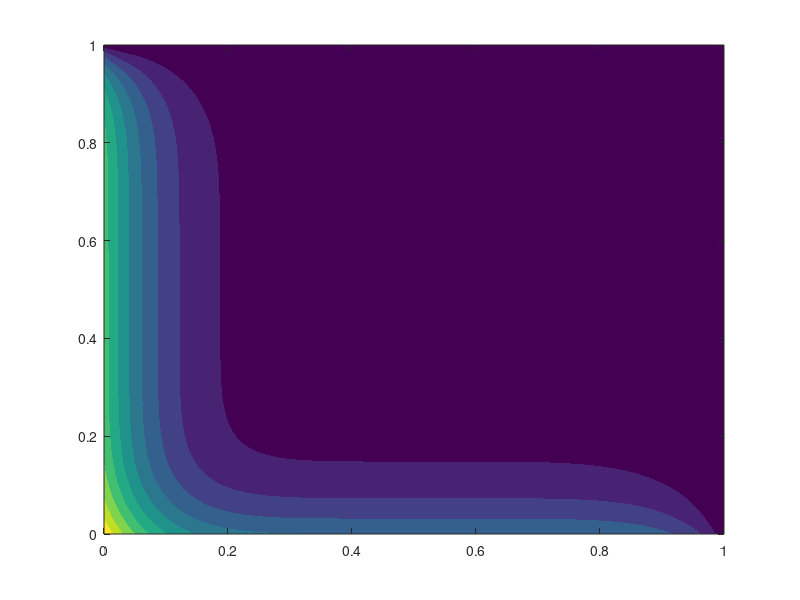
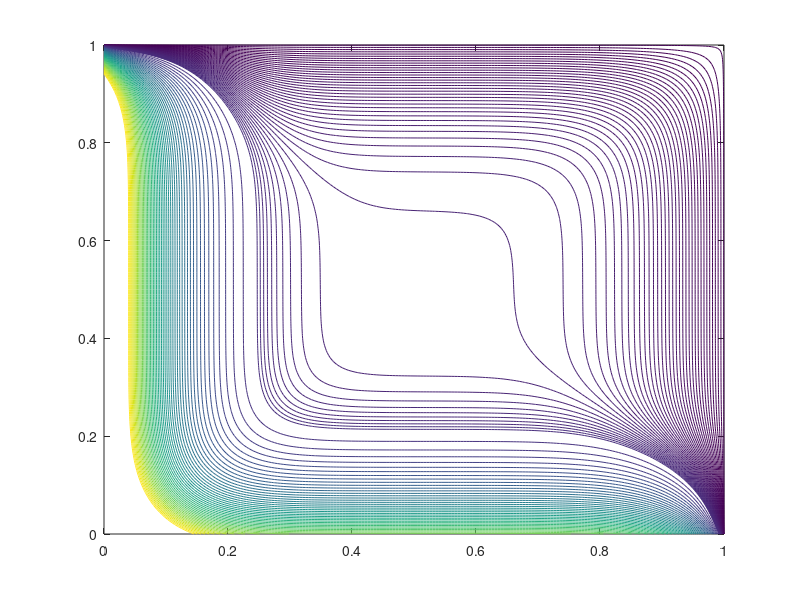

The MATLAB script that drew these images, in order:
clear all
close all
clc

Lx = 1.0;
Ly = 1.0;

Nx = 200;
Ny = 200;

dx = Lx/Nx;
dy = Ly/Ny;

x = linspace(0,Lx,Nx+1);
y = linspace(0,Ly,Ny+1);

[X,Y]=meshgrid(x,y);
X=X';
Y=Y';

T = zeros(Nx+2,Ny+2);
T = T+(40+273);

t = 90.0;

alpha = 8.418*(10^-5);
k = 205.0;
g = 0;

dt = (1/(2*alpha))*(1/((1/(dx^2))+(1/(dy^2))));

nt = ceil(t/dt);

tstep = 0;

% Boundary Condition Parameters

q1 = 1000000;
q2 = 500000;

T1 = 5+273;
T2 = 5+273;

while (tstep < nt)
    
    T_old = T;
    

    T(2:Nx+1,2:Ny+1)= T_old(2:Nx+1,2:Ny+1)+(((T_old(2:Nx+1,3:Ny+2)+T_old(2:Nx+1,1:Ny)-T_old(2:Nx+1,2:Ny+1).*2)/(dy*dy))...\
                                           +((T_old(3:Nx+2,2:Ny+1)+T_old(1:Nx,2:Ny+1)-T_old(2:Nx+1,2:Ny+1).*2)/(dx*dx)))*alpha*dt + (dt/k)*g;
    
      
                                       
    T(1,:) = T(2,:) + (q1*dx)/k;
    T(:,1) = T(:,2) + (q2*dx)/k;

    T(Nx+2,:) = 2*T1 - T(Nx+1,:);
    T(:,Ny+2) = 2*T2 - T(:,Ny+1);
    
 
    T_res = sum(sum((T-T_old).^2))/((Nx+2)*(Ny+2));
    
    if (T_res < .000001 && T_res ~=0) 
        exit
    end
    
    tstep = tstep + 1;
    
end

TT = (T(1:Nx+1,1:Ny+1)+T(1:Nx+1,2:Ny+2)+T(2:Nx+2,1:Ny+1)+T(2:Nx+2,2:Ny+2))/4;

figure
contourf(X,Y,TT-273,'LineStyle','none')
figure
contour(X,Y,TT-273,[linspace(0,50,50),linspace(50,350,50)])
